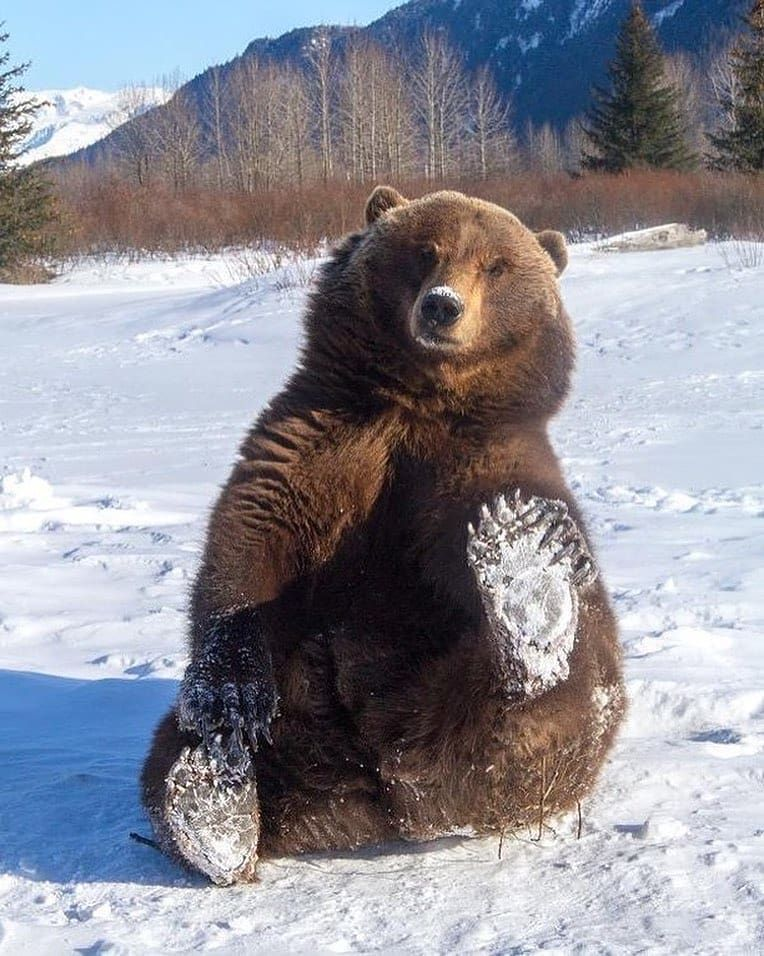
#> input picture Pcd 3/image1.jpg, 764 x 956 px
$ python DifferenceImage.py
#> lines starting #> are read from the running program, lines starting #| are printed output that depends on the picture
import cv2
from matplotlib import pyplot as plt

img1 = cv2.imread('image1.jpg')
#> img1 is the input picture: shape (956, 764, 3); mean B, G, R 152.1, 142.9, 142.8
img2 = cv2.imread('image2.jpg')
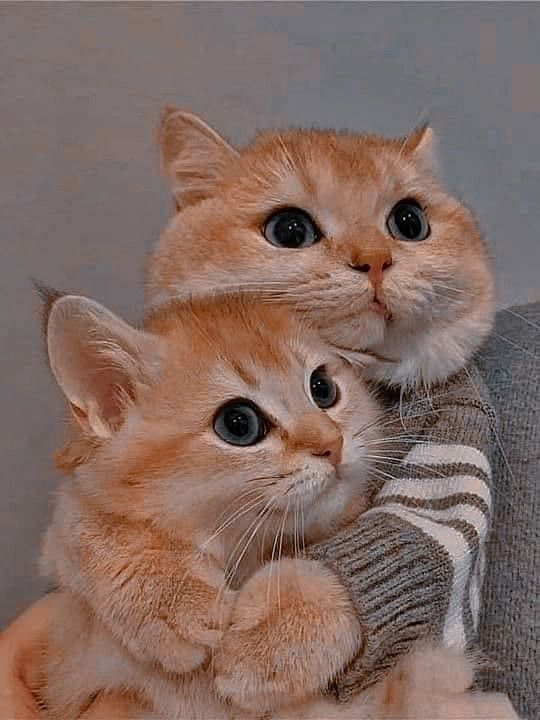
#> input picture Pcd 3/image2.jpg, 540 x 720 px
#> img2 is the input picture: shape (720, 540, 3); mean B, G, R 97.9, 106, 129.7

img1 = cv2.resize(img1, (640, 480))
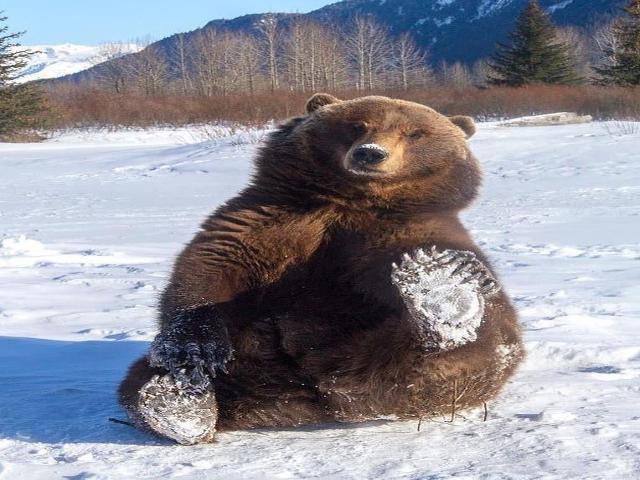
#> img1: shape (480, 640, 3); mean B, G, R 152, 142.8, 142.6
img2 = cv2.resize(img2, (640, 480))
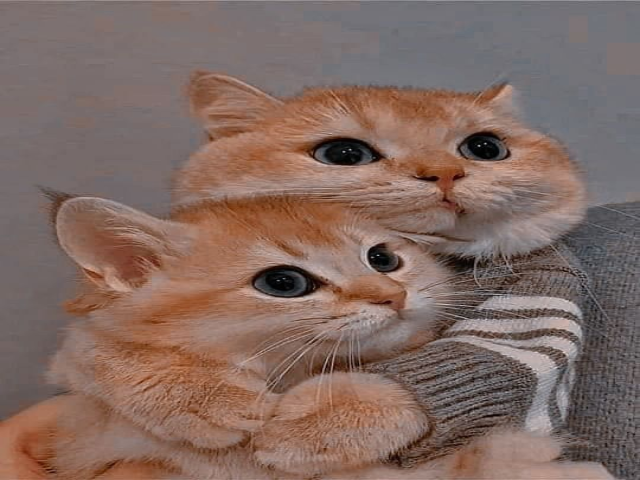
#> img2: shape (480, 640, 3); mean B, G, R 97.9, 105.9, 129.6

if img1.shape[2] == 3 and img2.shape[2] == 3:
    img1 = cv2.cvtColor(img1, cv2.COLOR_BGR2GRAY)
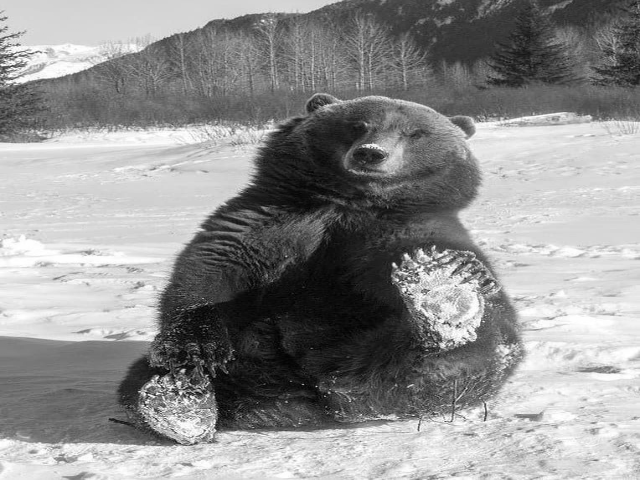
#> img1: shape (480, 640); min 1, max 255, mean 143.8
    img2 = cv2.cvtColor(img2, cv2.COLOR_BGR2GRAY)
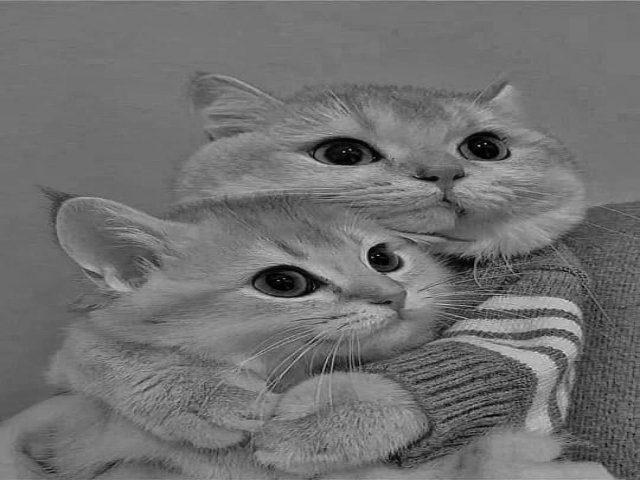
#> img2: shape (480, 640); min 0, max 215, mean 112.1

diff = cv2.absdiff(img1, img2)
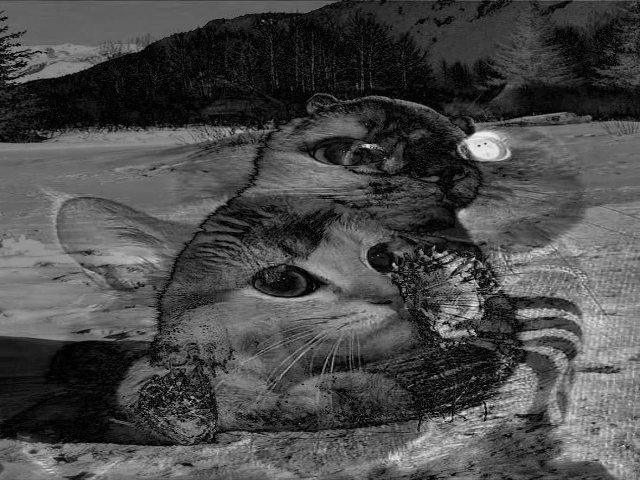
#> diff: shape (480, 640); min 0, max 244, mean 73.6

cv2.imshow('Difference Image', diff)

hist = cv2.calcHist([diff], [0], None, [256], [0, 256])
#> hist = 256 values, max 3639 at index 98, min 0 at index 242, mean 1200
plt.plot(hist)
plt.xlim([0, 256])
plt.title('Histogram of Difference Image')
plt.show()
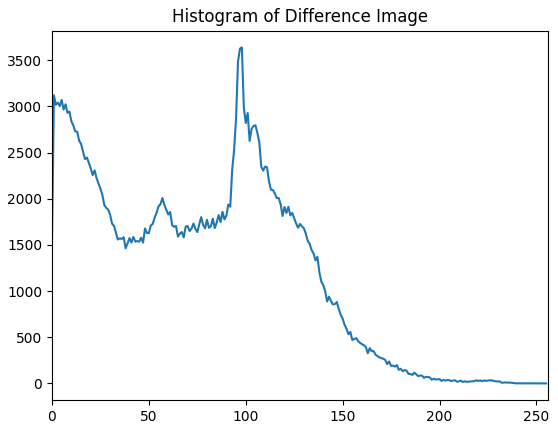
#> figure drawn by matplotlib, 1 panel; curve peaks at x = 98, y = 3639

cv2.imwrite('diff.jpg', diff)

cv2.waitKey(0)
cv2.destroyAllWindows()
